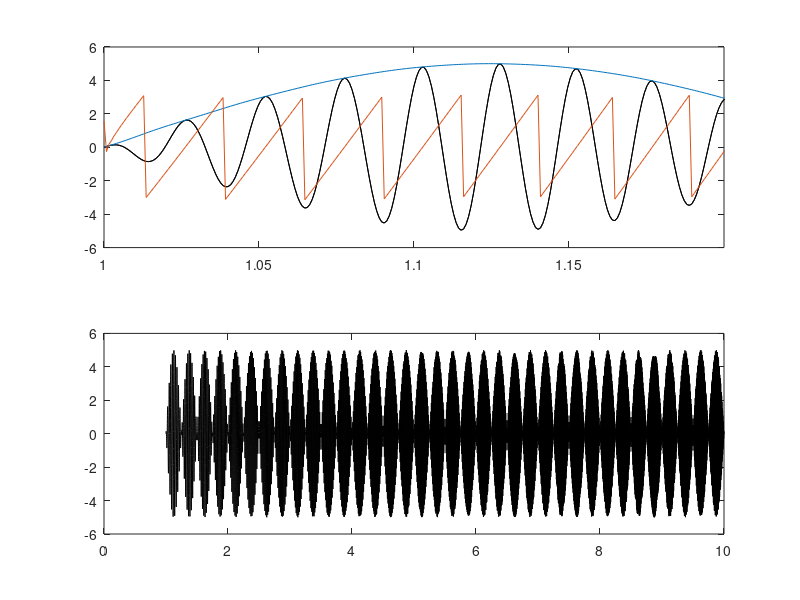

Recreate this plot in MATLAB. (Note: this script raises an error after producing the figure.)
% signal; chirp amp-modulated by a sine wave
fs = 1250;
f = 20;
t = 1 : 1 / fs : 10;
mod = 5 * sin(2 * pi * f / 10 * t);
sig = mod .* chirp(t, f, t(end), f * 10);
    
h = hilbert(sig);
% instantaneous phase and amplitude
phase = angle(h);
amplitude = abs(h);
% instantaneous frequency
instfrq = fs / (2 * pi) * diff(medfilt1(unwrap(phase), 1));
% This is from bz_RippleStats. DID NOT UNDERSTAND bz_Diff
% unwrapped = unwrap(phase);
% frequency = bz_Diff(medfilt1(unwrapped,12),timestamps,'smooth',0);
% frequency = frequency/(2*pi);

figure
subplot(2, 1, 1)
plot(t, sig, 'k')
hold on
plot(t, real(h), 'k')
plot(t, amplitude)
plot(t, phase)
xlim([1 1.2])
subplot(2, 1, 2)
plot(t, sig, 'k')
hold on
yyaxis right
plot(t(1 : end - 1), instfrq)
xlim([1 10])

